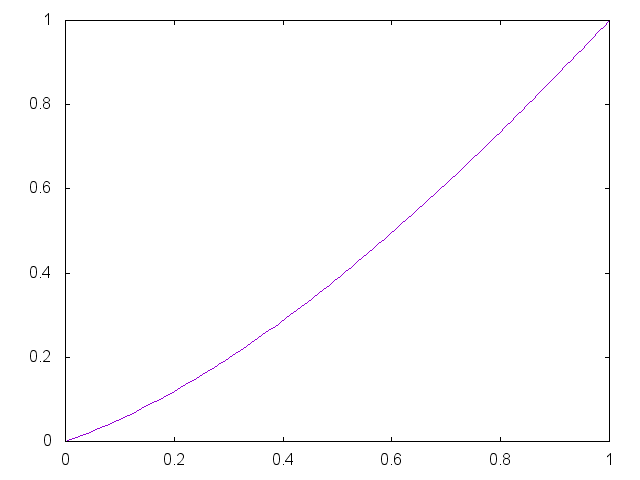

Reproduce this figure in gnuplot.


set term png

set output "generate/static/generate/bezier-0.15-0.55.png"
plot '-' smooth bezier notitle
0 0
0.33 0.15
0.67 0.55 
1 1
e

reset;
